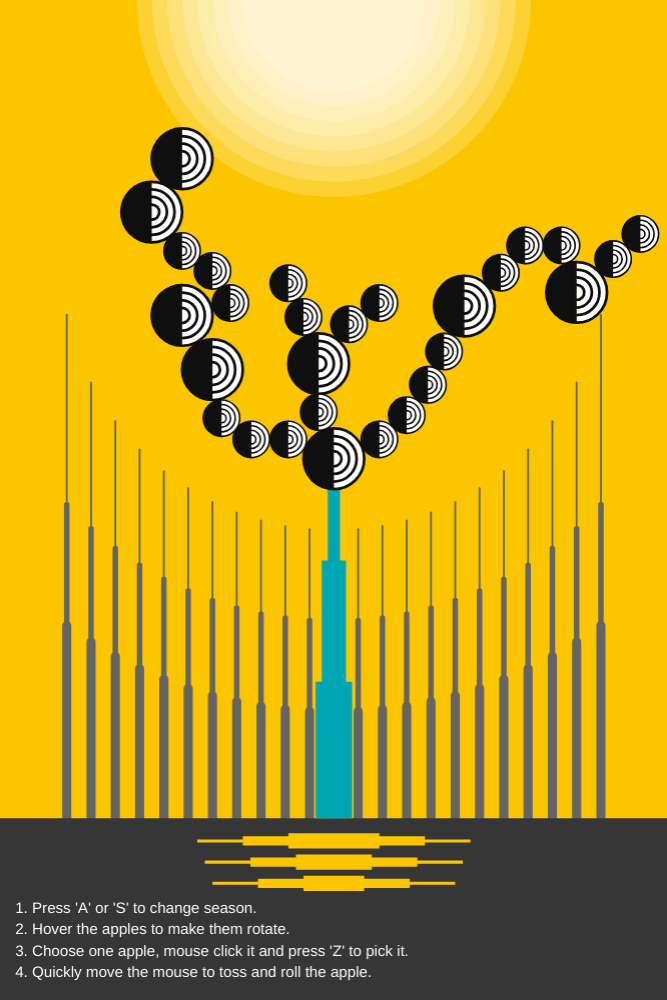
Frame 1 (no input)
Frame 60 (no input): identical to frame 1, image omitted
Frame 120 (the mouse pressed at the canvas centre since frame 60): identical to frame 1, image omitted

The p5.js sketch that drew this single still picture (run headless with seeded random() and noise() and a simulated clock; from frame 60 on, the mouse is pressed at the canvas centre):

// p5.js sketch
// ── sketch.js
// [G]for group code, and [A]for personal animation.

// [G_1] Apple's coordinates 
  // Set scale_val for big and small circles
  let circleCenters = [
    { x: 600, y: 524, angle: 0, s: 1, state: 0, scale_val: 1 },
    { x: 500, y: 700, angle: 0, s: 1, state: 0, scale_val: 1 },
    { x: 600, y: 1041, angle: 0, s: 1, state: 0, scale_val: 1 },
    { x: 700, y: 1220, angle: 0, s: 1, state: 0, scale_val: 1 },
    { x: 1050, y: 1200, angle: 0, s: 1, state: 0, scale_val: 1 },
    { x: 1100, y: 1514, angle: 0, s: 1, state: 0, scale_val: 1 },
    { x: 1530, y: 1010, angle: 0, s: 1, state: 0, scale_val: 1 },
    { x: 1900, y: 965, angle: 0, s: 1, state: 0, scale_val: 1 },
  
    { x: 600, y: 828, angle: 0, s: 1, state: 0, scale_val: 0.6 },
    { x: 700, y: 894, angle: 0, s: 1, state: 0, scale_val: 0.6 },
    { x: 759, y: 1000, angle: 0, s: 1, state: 0, scale_val: 0.6 },
    { x: 730, y: 1380, angle: 0, s: 1, state: 0, scale_val: 0.6 },
    { x: 828, y: 1450, angle: 0, s: 1, state: 0, scale_val: 0.6 },
    { x: 950, y: 1450, angle: 0, s: 1, state: 0, scale_val: 0.6 },
    { x: 950, y: 935, angle: 0, s: 1, state: 0, scale_val: 0.6 },
    { x: 1000, y: 1046, angle: 0, s: 1, state: 0, scale_val: 0.6 },
    { x: 1050, y: 1360, angle: 0, s: 1, state: 0, scale_val: 0.6 },
    { x: 1150, y: 1070, angle: 0, s: 1, state: 0, scale_val: 0.6 },
    { x: 1250, y: 1450, angle: 0, s: 1, state: 0, scale_val: 0.6 },
    { x: 1250, y: 1000, angle: 0, s: 1, state: 0, scale_val: 0.6 },
    { x: 1410, y: 1270, angle: 0, s: 1, state: 0, scale_val: 0.6 },
    { x: 1340, y: 1370, angle: 0, s: 1, state: 0, scale_val: 0.6 },
    { x: 1463, y: 1160, angle: 0, s: 1, state: 0, scale_val: 0.6 },
    { x: 1650, y: 900, angle: 0, s: 1, state: 0, scale_val: 0.6 },
    { x: 1730, y: 810, angle: 0, s: 1, state: 0, scale_val: 0.6 },
    { x: 2020, y: 855, angle: 0, s: 1, state: 0, scale_val: 0.6 },
    { x: 1850, y: 810, angle: 0, s: 1, state: 0, scale_val: 0.6 },
    { x: 2110, y: 772, angle: 0, s: 1, state: 0, scale_val: 0.6 }
  ];
  
  
  let bgcol
  let getCir
  let getCirVel
  let getCirAcc
  let pressCir = false
  let table = false
  let tableX, tableY, tableW = 500, tableH = 100
  
  let circleSize = 200;
  let circleRadius = circleSize / 2;
  
  let canvasWidth, canvasHeight;
  const canvasRatio = 2 / 3; // make sure the canvas ratio is always 2:3
  
  let sun
  
  function setup() {
    createCanvas(windowWidth, windowHeight);
    calculateCanvasSize();
    bgcol = color(251, 197, 0)
  
    // set acceleration and velocity of apple to simulate realistic motion 
    getCirVel = createVector(0, 0)
    getCirAcc = createVector(0, 0)
  
    sun = new Sun(width / 2, 0, 8, color(255, 255, 255, 50)) 
  }
  
  // [G_2] Set draw functions
  function draw() {
    background(bgcol);
  
    sun.drawSun();
    drawBackgroundLines();
    drawGround();
    drawTreeTrunk();
    rotateCircleGroups(circleCenters)
  
    for (let center of circleCenters) {
      stroke(15);
      strokeWeight(scaledElement(6));
      fill(255);
      drawCircleGroup(center);
    }
  
    drawTable()
    drawRoots();
  
     //add texts for annotation
     textAlign(LEFT,CENTER)
     fill(255)
     textSize(scaledElement(50))
     text("1. Press 'A' or 'S' to change season.", scaledElement(50), scaledElement(3000));
     text("2. Hover the apples to make them rotate.", scaledElement(50), scaledElement(3070));
     text("3. Choose one apple, mouse click it and press 'Z' to pick it.", scaledElement(50), scaledElement(3140));
     text("4. Quickly move the mouse to toss and roll the apple.", scaledElement(50), scaledElement(3210));
  }
  
  // [A_1] When input "A" or "S" then change background colour, which means seasonal change. 
  function keyPressed() {
    // [A_1.1] Input A/S to change colour(change season)
    if (key == 'a' || key == 'A') bgcol = color(245, 185, 173)
    if (key == 's' || key == 'S') bgcol = color(2251, 197, 0)
  
    // [A_1.2] Click one apple and input P to create a table to pick the apple.
    if (pressCir) {
      if ((key == 'z' || key == 'Z') && table == false) {
        table = true
      }
    }
  }
  
  // [A_2] Draw the table to hold the falling apple
  function drawTable() {
    if (table) {
      let radius = (circleRadius)
      // [A_2.1] Draw the table
      fill(54, 54, 54)
      stroke(0)
      strokeWeight(scaledElement(5))
      rect(tableX, tableY, scaledElement(tableW), scaledElement(tableH))
      tableX = mouseX - scaledElement(tableW) / 2
      tableY = mouseY - scaledElement(tableH) / 2
      
      // [A_2.2] Limit apple's activity range to the table
        // check if apple is over the left of table
      if (scaledElement(getCir.x) < tableX) {
        getCir.x = tableX / scaledElement(1) 
        getCirVel.y *= 0 
      } 
      // check if apple is over the right of table
      if (scaledElement(getCir.x) > tableX + scaledElement(tableW)) {
        getCir.x = (tableX + scaledElement(tableW)) / scaledElement(1) 
        
      }
  
      // [A_2.3] Calculate the acceleration and velocity of apple to simulate motion 
      getCirAcc = createVector(mouseX - scaledElement(getCir.x), mouseY - scaledElement(getCir.y)).mult(0.02) // acceleration vector, mult(0.02) to slow down acceleration effect
      getCirAcc.y = 2.5 
      getCirVel.add(getCirAcc)
      getCir.x += getCirVel.x
      getCir.y += getCirVel.y
      getCirVel.mult(0.98) 
  
      // [A_2.4] Make the apple rebound to the table
      getCir.angle += getCirVel.x * 0.01
      if (getCir.y >= (tableY - scaledElement(radius * getCir.scale_val * getCir.s)) / scaledElement(1)) {
        getCir.y = (tableY - scaledElement(radius * getCir.scale_val * getCir.s)) / scaledElement(1) // stop at the table surface
        getCirVel.y *= -0.9 // -90%, simulate the loss of energy on vertical side due to bouncing
      } else {
        getCir.y += getCirVel.y
      }
    }
  }
  
  // [A_3] Mousepress the apple to choose and make it bigger
  function mousePressed() {
    pressedCircleGroups(circleCenters);
  }
  function pressedCircleGroups(centers) {
    for (let center of centers) {
      let x = scaledElement(center.x)
      let y = scaledElement(center.y)
      let radius = (circleRadius)
      let scale_val = scaledElement(center.scale_val)
  
      if (table == false && dist(x, y, mouseX, mouseY) < radius * scale_val) { // only when apples on the tree then click will make it bigger
        center.state = 1
        center.s = 1.2
        getCir = center
        pressCir = true
      }
    }
  }
  
  // [A_4] When mouse is hovering on the apple, let it rotate.
  function rotateCircleGroups(centers) {
  
    for (let center of centers) {
      let x = scaledElement(center.x)
      let y = scaledElement(center.y)
      let radius = (circleRadius)
      let scale_val = scaledElement(center.scale_val)
  
      if (table == false && dist(x, y, mouseX, mouseY) < radius * scale_val) { // only when apples on the tree then the mouse hovering can make them rotate
        center.angle += 0.1 // make angle plus gradually to make it rotate
      }
    }
  }
  
  
  
  
  // [G_3] Adjust the value of an element based on the window size.
  function scaledElement(inputElement) {
    return inputElement * min(canvasWidth, canvasHeight) / 2200;
  }
  
  // [G_4] Draw concentric sun
  class Sun {
    constructor(x, y, num, col) {
    this.numSuns = num;
    this.sunCenterX = x
    this.sunCenterY = y
    this.sunColor = col
   }
  
    drawSun() {
    noStroke();
    for (let i = 0; i < this.numSuns; i++) {
    let sunSize = scaledElement(300 + i * 50);
    fill(this.sunColor);
    ellipse(this.sunCenterX, this.sunCenterY, sunSize * 2);
    }
    }
  }
  
  
  // [G_5] Draw the background lines
  function drawBackgroundLines() {
    let numLines = 23;
    let circleCenterX = canvasWidth / 2;
    let circleCenterY = canvasHeight / 2;
  
    // [G_5.1] set 3 groups of lines to create the circle trend
    let radius1 = scaledElement(900);
    let radius2 = scaledElement(1200);
    let radius3 = scaledElement(1500);
    let gap = scaledElement(220);
    let interval = scaledElement(80); // distance between each two lines
  
    drawLines(numLines, gap, interval, radius1, circleCenterX, circleCenterY, scaledElement(6));
    drawLines(numLines, gap, interval, radius2, circleCenterX, circleCenterY, scaledElement(18));
    drawLines(numLines, gap, interval, radius3, circleCenterX, circleCenterY, scaledElement(30));
  }
  
   // [G_5.2] Draw lines for each radius
  function drawLines(numLines, gap, interval, inputRadius, centerX, centerY, strokeW) {
    strokeWeight(strokeW)
    stroke(100, 100, 100)
    for (let i = 0; i < numLines; i++) {
      let x = gap + i * interval
      let y1 = canvasHeight; // start from the bottom of canvas
      let dx = x - centerX; // length of the Xdistance between circle center and the line ends
  
    // Calculate Y position to draw plumb lines
      //check if the line could intersect with the circle
      if (abs(dx) <= inputRadius) {
        let dy = sqrt(inputRadius * inputRadius - dx * dx)  // Calculate the dy by Pythagorean theorem
        let y2 = centerY + dy - scaledElement(800);
        line(x, y1, x, y2)
      }
    }
  }
  
  // [G_6] Draw the ground
  function drawGround() {
    noStroke();
    let rectHeight = scaledElement(600);
    let baserectColor = color(54, 54, 54);
    fill(baserectColor);
    rect(0, canvasHeight - rectHeight, canvasWidth, rectHeight);
  }
  
  // [G_7] Draw tree trunks
  function drawTreeTrunk() {
    let rectHeight = scaledElement(600);
    let rectX1 = scaledElement(120);
    let rectY1 = scaledElement(450);
    let rectX2 = scaledElement(80);
    let rectY2 = scaledElement(850);
    let rectX3 = scaledElement(40);
    let rectY3 = scaledElement(1100);
    fill(1, 166, 180);
    rect(width / 2 - rectX1 / 2, height - (rectHeight + rectY1), rectX1, rectY1);
    rect(width / 2 - rectX2 / 2, height - (rectHeight + rectY2), rectX2, rectY2);
    rect(width / 2 - rectX3 / 2, height - (rectHeight + rectY3), rectX3, rectY3);
  }
  
  // [G_8] Draw roots
  function drawRoots() {
    noStroke();
    let rectHeight = scaledElement(600);
    let rectRootX1 = scaledElement(300);
    let rectRootY1 = scaledElement(50);
    let rectRootX2 = scaledElement(600);
    let rectRootY2 = scaledElement(30);
    let rectRootX3 = scaledElement(900);
    let rectRootY3 = scaledElement(10);
    fill(251, 197, 0);
    for (i = 0; i < 3; i++) {
      rect(width / 2 - (rectRootX1 - i * scaledElement(50)) / 2, height - (rectHeight - (rectRootY1 + i * scaledElement(70))), rectRootX1 - (i * scaledElement(50)), rectRootY1);
      rect(width / 2 - (rectRootX2 - i * scaledElement(50)) / 2, height - (rectHeight - (rectRootY2 + i * scaledElement(70)) - scaledElement(30)), rectRootX2 - (i * scaledElement(50)), rectRootY2);
      rect(width / 2 - (rectRootX3 - i * scaledElement(50)) / 2, height - (rectHeight - (rectRootY3 + i * scaledElement(70)) - scaledElement(60)), rectRootX3 - (i * scaledElement(50)), rectRootY3);
    }
  }
  
  // [A_5] Change apple colour when clicking
  function drawCircleGroup(center) {
    // [A_5.1] Get the position of apples
    let x = scaledElement(center.x)
    let y = scaledElement(center.y)
    let radius = (circleRadius)
    let scale_val = scaledElement(center.scale_val)
  
    // [A_5.2] Draw concentric circles
    let numCircles = 5;  
    let strokeWidth = 9;
  
    // [A_5.3]Calculate the radius of the semicircle so that it is equal to the radius of the outermost concentric circle
    let halfCircleRadius = radius * scale_val;
  
    push();
    translate(x, y); // Translate to specified coordinates
    scale(center.s)
  
    // [A_5.4] Change apple col when click one
    if (center.s != 1) {
      stroke(241, 100, 90)
    } else {
      stroke(15)
    }
    fill(255)
  
  
    rotate(-PI / 2 + center.angle); // Rotate counterclockwise 
    for (let i = 0; i < numCircles; i++) {
      // let currentRadius = halfCircleRadius - i * circleSpacing;
      let currentRadius = map(i, numCircles - 1, 0, 0, radius)
      strokeWeight(strokeWidth * scale_val); // Line width, adjusted according to scaling
      arc(0, 0, currentRadius * 2 * scale_val, currentRadius * 2 * scale_val, 0, PI);
    }
  
    // Change apple col
    if (center.s != 1) {
      fill(241, 100, 90)
    } else {
      fill(15);
    }
    noStroke();
    arc(0, 0, halfCircleRadius * 2 + strokeWidth * scale_val, halfCircleRadius * 2 + strokeWidth * scale_val, PI, TWO_PI);
  
    pop();
  }
  
  
  
  // [G_9] Set the canvas size fit to window 
  function calculateCanvasSize() {
    // Check if the aspect ratio of the window is greater than the canvas ratio.
    if (windowWidth / windowHeight > canvasRatio) {
      canvasHeight = windowHeight;
      canvasWidth = windowHeight * canvasRatio;
    } else {
      // If not, adjust the canvas width to fit the window width while maintaining the canvas ratio.
      canvasWidth = windowWidth;
      canvasHeight = windowWidth / canvasRatio;
    }
    resizeCanvas(canvasWidth, canvasHeight);// Resize the canvas with the calculated dimensions.
  }
  function windowResized() {
    resizeCanvas(windowWidth, windowHeight); // Adjust the canvas to match the window size.
    calculateCanvasSize(); // Recalculate and set the canvas size to maintain the desired ratio.
  }
  
